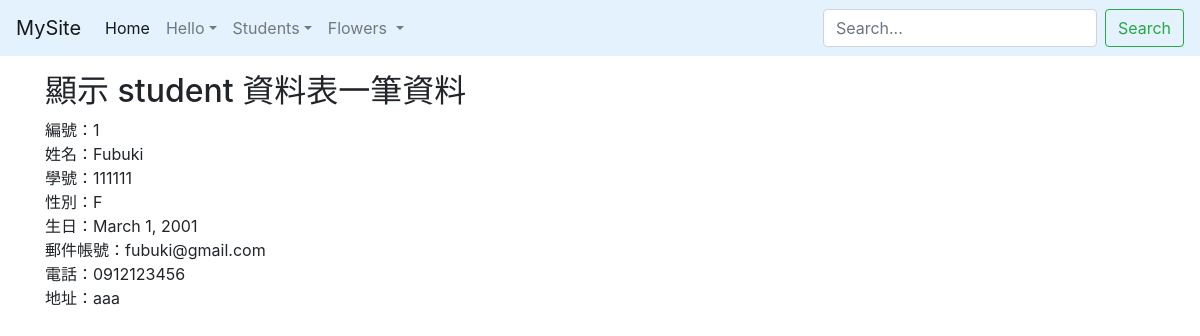
The app's page /listone/ with its own data.
### students/models.py (models this page shows, shortened)
class student(models.Model):
	stdName = models.CharField(max_length = 50, null = False)
	stdID = models.CharField(max_length = 10, null = False)
	stdSex = models.CharField(max_length = 2, default = "M", null = False)
	stdBirth = models.DateField(null = False)
	stdEmail = models.EmailField(max_length = 100, blank = True, default = "")
	stdPhone = models.CharField(max_length = 20, blank = True, default = "")
	stdAddress = models.CharField(max_length = 255, blank = True, default = "")

### students/views.py (the view)
# urls.py: path('listone/', listone),
def listone(request):
    try:
        unit = student.objects.get(stdName="Fubuki") #讀取一筆資料
    except:
        errormessage = " (讀取錯誤!)"
    return render(request, "listone.html", locals())

### templates/listone.html (shortened to what this page needs)
{% extends "base.html" %}
{% block content %}
<br><br><br>
	<h2>顯示 student 資料表一筆資料{{errormessage}}</h2>
    編號：{{ unit.id }} <br />
    姓名：{{ unit.stdName }}  <br />
    學號：{{ unit.stdID }}  <br />
    性別：{{ unit.stdSex }}  <br />
    生日：{{ unit.stdBirth}}  <br />
    郵件帳號：{{unit.stdEmail }}  <br />
    電話：{{ unit.stdPhone }}  <br />
    地址：{{ unit.stdAddress}}  <br />
{% endblock %}

### static/style.css (style rules this page uses)
html, body { height: 100%; }
body { height: 100%; font-family: Arial, Helvetica, sans-serif; font-size: 13px; margin: 0; padding: 0; background:#eaeaea }
h1, h2, h3, h4, h5 { padding: 0; margin: 0; }

### records on screen
student: id "1", stdName "Fubuki", stdID "111111", stdSex "F", stdBirth "March 1, 2001", stdEmail "fubuki@gmail.com", stdPhone "0912123456", stdAddress "aaa"
